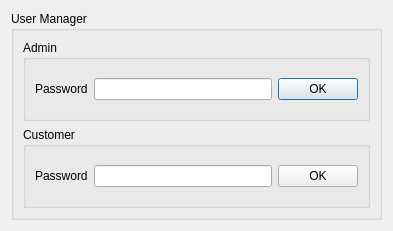
<?xml version="1.0" encoding="UTF-8"?>
<ui version="4.0">
 <class>UserManagerSetting</class>
 <widget class="QDialog" name="UserManagerSetting">
  <property name="geometry">
   <rect>
    <x>0</x>
    <y>0</y>
    <width>393</width>
    <height>231</height>
   </rect>
  </property>
  <property name="windowTitle">
   <string>User Manager Setting</string>
  </property>
  <property name="windowIcon">
   <iconset resource="AG.qrc">
    <normaloff>:/AG-logo.png</normaloff>:/AG-logo.png</iconset>
  </property>
  <layout class="QGridLayout" name="gridLayout">
   <item row="0" column="0">
    <widget class="QGroupBox" name="groupBox">
     <property name="title">
      <string>User Manager</string>
     </property>
     <layout class="QVBoxLayout" name="verticalLayout_4">
      <item>
       <widget class="QGroupBox" name="groupBox_2">
        <property name="title">
         <string>Admin</string>
        </property>
        <layout class="QHBoxLayout" name="horizontalLayout">
         <item>
          <widget class="QLabel" name="label_2">
           <property name="text">
            <string>Password</string>
           </property>
          </widget>
         </item>
         <item>
          <widget class="QLineEdit" name="txtPwLv1"/>
         </item>
         <item>
          <widget class="QPushButton" name="pushButton">
           <property name="text">
            <string>OK</string>
           </property>
          </widget>
         </item>
        </layout>
       </widget>
      </item>
      <item>
       <widget class="QGroupBox" name="groupBox_3">
        <property name="title">
         <string>Customer</string>
        </property>
        <layout class="QHBoxLayout" name="horizontalLayout_2">
         <item>
          <widget class="QLabel" name="label_4">
           <property name="text">
            <string>Password</string>
           </property>
          </widget>
         </item>
         <item>
          <widget class="QLineEdit" name="txtPwLv2"/>
         </item>
         <item>
          <widget class="QPushButton" name="pushButton_2">
           <property name="text">
            <string>OK</string>
           </property>
          </widget>
         </item>
        </layout>
       </widget>
      </item>
     </layout>
    </widget>
   </item>
  </layout>
 </widget>
 <resources>
  <include location="AG.qrc"/>
 </resources>
 <connections/>
</ui>
